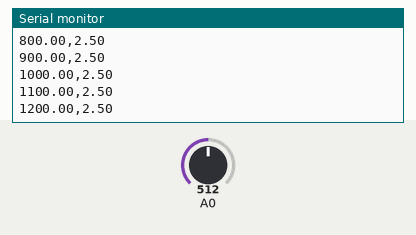
The sketch below on a simulated Arduino Uno, built with avr-gcc and run on an emulated ATmega328P. Parts: the last lines printed to the serial monitor. Inputs (shaded band) come from the test bench; at power-on: A0 = 512.

Above: at 1.2 s.
1.3 s: A0 set to 716
At 1.32 s:
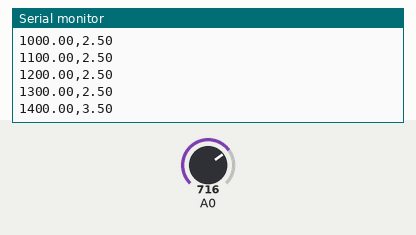
2.8 s: A0 set to 900
At 2.83 s:
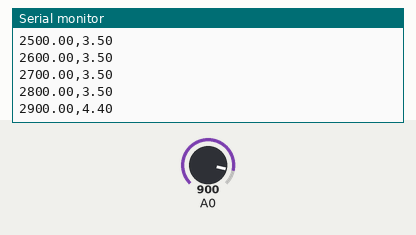
Timing chart, 0 to 5.8 s (numbered marks = the images above; inputs shaded):
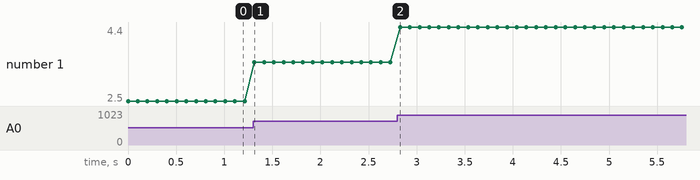

Measured:
- after the input at 1.3 s, the serial monitor: prints a new line at once (image 1)
- plotted number 1: 2.5 → 3.5 after the input at 1.3 s

The sketch:

pot_read_copy_20250608195018.ino
```cpp
void setup() {
  // put your setup code here, to run once:
  Serial.begin(9600);
}

float time = 0.00;

void loop() {
  // put your main code here, to run repeatedly:
  float reading = analogRead(A0);
  float volt = (reading / 1023) * 5;
  time = time + 100;

  Serial.print(time);
  Serial.print(",");
  Serial.println(volt);

  delay(100);
}
```
